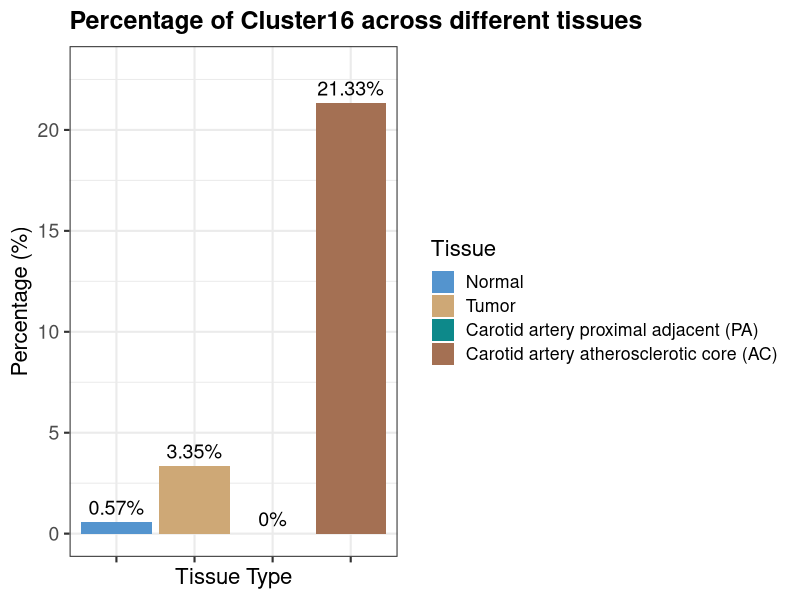

R code for this plot:
#percentage
#Percentage_16_ECMHomeoMac.xlsx
library(tidyverse)
library(ggsci)

Tissue <- c("Normal","Tumor","Carotid artery proximal adjacent (PA)","Carotid artery atherosclerotic core (AC)")
Count_16_ECMHomeoMac <- c("429", "9347", "0", "2302") %>% as.numeric()
Count_Others <- c("74553","269757","989","8491") %>% as.numeric()

df <- data.frame(Tissue, Count_16_ECMHomeoMac,Count_Others      )
df$Percentage <- df$Count_16_ECMHomeoMac/(df$Count_16_ECMHomeoMac+df$Count_Others) *100
df$Percentage <- round(df$Percentage,2)

df$Tissue <- factor( df$Tissue,levels =  c("Normal","Tumor","Carotid artery proximal adjacent (PA)","Carotid artery atherosclerotic core (AC)")  )
df

#                                    Tissue Count_16_ECMHomeoMac Count_Others Percentage
#1                                   Normal                  429        74553       0.57
#2                                    Tumor                 9347       269757       3.35
#3    Carotid artery proximal adjacent (PA)                    0          989       0.00
#4 Carotid artery atherosclerotic core (AC)                 2302         8491      21.33

p = ggplot(df, aes(x = Tissue, y = Percentage, fill = Tissue)) +
  geom_bar(stat = "identity", show.legend = TRUE) + 
  scale_fill_manual(values = c( "#5494ce","#CEA876","#0d898a","#A47053"   )) +
  scale_y_continuous(limits = c(0, 23)) +
  theme_bw(base_size = 16) + 
  labs(title = "Percentage of Cluster16 across different tissues",
       x = "Tissue Type", 
       y = "Percentage (%)") +
  theme(axis.text.x = element_blank(),  
        axis.text = element_text(size = 14),  
        axis.title = element_text(size = 16), 
        plot.title = element_text(size = 18, face = "bold"))+ 
        
  #theme(plot.margin = unit(c(0.1,0.1,0.1,1.5), "inches")) +
  geom_text(aes(label = paste0(Percentage, "%")), vjust = -0.5, size = 5)

  ggsave(p,file = "plots/Percentage_BarPlot.jpeg",height = 8,width = 8)
